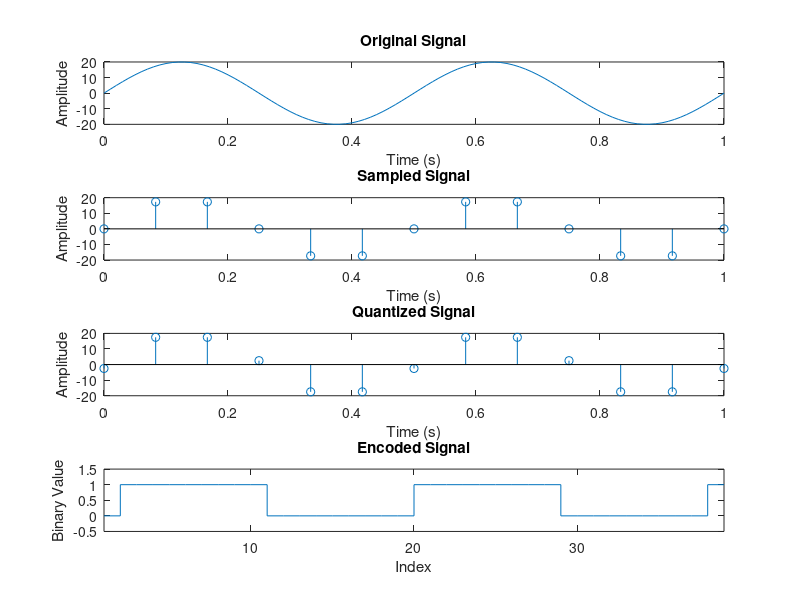

Write MATLAB code to recreate this figure.
n = 3;                % Bit depth
L = 2^n;              % Number of quantization levels
f = 2;                % Frequency of sine wave
t = 0:0.01:1;         % Time vector

% Original Signal
y = 20 * sin(2 * pi * f * t);
subplot(4, 1, 1);
plot(t, y);
title('Original Signal');
xlabel('Time (s)');
ylabel('Amplitude');

% Sampling the Signal
fs = 6 * f;           % Sampling frequency
ts = 0:1/fs:1;        % Sampled time points
y1 = 20 * sin(2 * pi * f * ts);
subplot(4, 1, 2);
stem(ts, y1);
title('Sampled Signal');
xlabel('Time (s)');
ylabel('Amplitude');

% Quantization
vmax = 20;            % Maximum value
vmin = -vmax;         % Minimum value
del = (vmax - vmin) / L; % Step size
part = vmin:del:vmax;    % Partition levels
code = vmin - (del/2):del:vmax + (del/2); % Codebook levels

[ind, q] = quantiz(y1, part, code); % Quantize the signal

% Handle edge cases for indices
for i = 1:length(ind)
    if ind(i) == 0
        ind(i) = ind(max(1, i - 1)); % Replace 0 indices with the previous index
    end
end

% Correct the quantized values if at the minimum level
for i = 1:length(q)
    if q(i) == vmin - (del/2)
        q(i) = vmin + (del/2);
    end
end

% Plot the Quantized Signal
subplot(4, 1, 3);
stem(ts, q);
title('Quantized Signal');
xlabel('Time (s)');
ylabel('Amplitude');

% Binary Encoding
coded = [];
for i = 1:length(ind)
    binCode = dec2bin(ind(i) - 1, n); % Convert index to binary with `n` bits
    coded = [coded, binCode - '0'];  % Append binary digits to coded array
end

% Plot the Encoded Signal
subplot(4, 1, 4);
stairs(coded);
title('Encoded Signal');
xlabel('Index');
ylabel('Binary Value');
axis([1 length(coded) -0.5 1.5]);

% Display Results
disp('Quantization Indices:');
disp(ind);

disp('Quantized Values:');
disp(q);

disp('Binary Encoded Signal:');
disp(coded);
